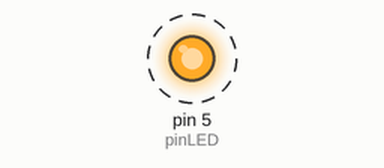
The sketch below on a simulated Arduino Uno, built with avr-gcc and run on an emulated ATmega328P. Parts: output pins drawn as LEDs (lit = HIGH). Dashed ring = blinking.

Above: at 0.5 s.
Timing chart, 0 to 4.6 s (numbered marks = the images above):
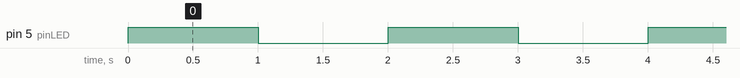

Measured:
- by itself, pin 5 (pinLED): alternates HIGH for 1.0 s and LOW for 1.0 s

The sketch:

encenderPinDigital.ino
```cpp
// Define el pin al que está conectado el LED
/*
  D0 - GPIO16
  D1 - GPIO5
  D2 - GPIO4
  D3 - GPIO0
  D4 - GPIO2
  D5 - GPIO14
  D6 - GPIO12
  D7 - GPIO13
  D8 - GPIO15
  D9 - GPIO3
  D10 - GPIO1
 */
const int pinLED = 5;


void setup() {
  // Inicializa el pin del LED como salida
  pinMode(pinLED, OUTPUT);
}

void loop() {
  // Enciende el LED
  digitalWrite(pinLED, HIGH);
  delay(1000); // Espera 1 segundo

  // Apaga el LED
  digitalWrite(pinLED, LOW);
  delay(1000); // Espera 1 segundo
}
```
